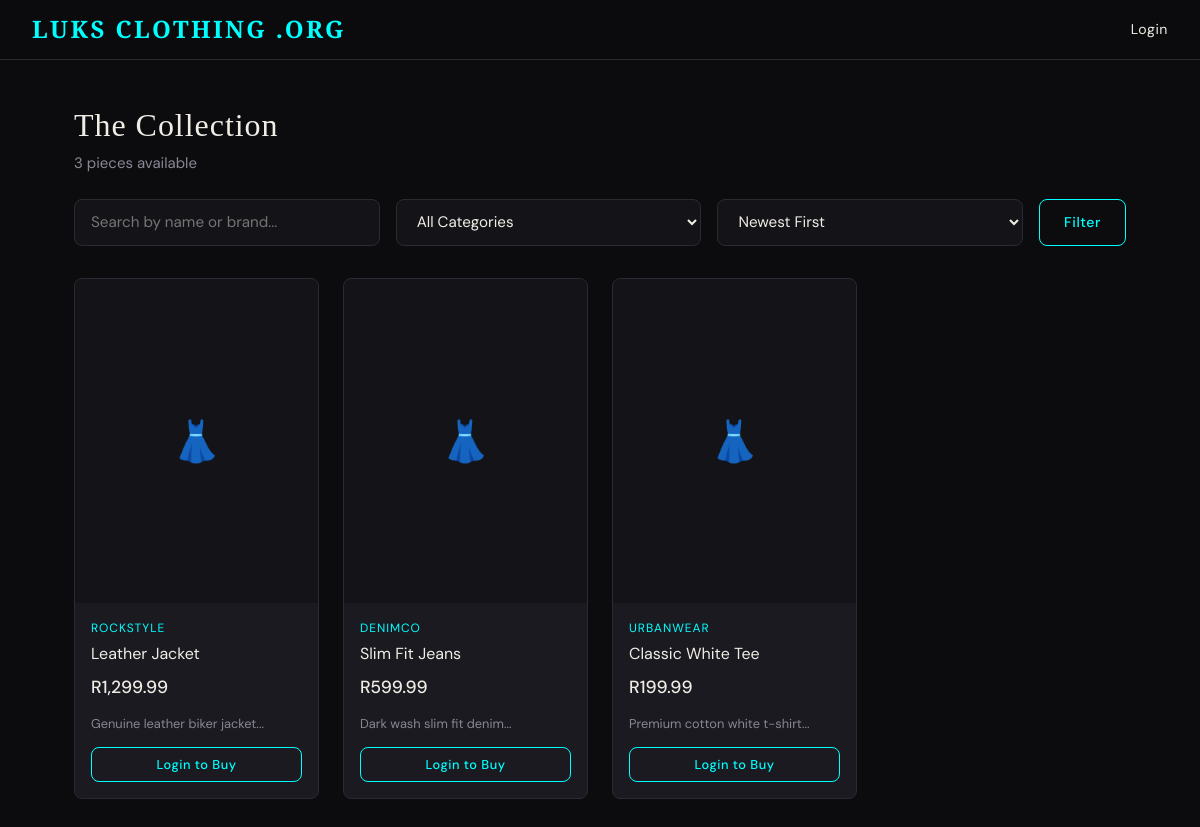
The page /store.php on the database its author committed.
### tables this page shows
CREATE TABLE IF NOT EXISTS tblProduct (
    productID INT AUTO_INCREMENT PRIMARY KEY,
    name VARCHAR(100) NOT NULL,
    price DECIMAL(10,2) NOT NULL,
    image VARCHAR(255),
    description TEXT,
    brand VARCHAR(100),
    category VARCHAR(50),
    stock INT DEFAULT 0,
    sellerID INT,
    isApproved TINYINT(1) DEFAULT 0,
    createdAt TIMESTAMP DEFAULT CURRENT_TIMESTAMP,
    FOREIGN KEY (sellerID) REFERENCES tblUser(userID) ON DELETE SET NULL
);

### store.php (the view, shortened to what this page needs)
<?php
include 'DBConn.php';
$search   = trim($_GET['search'] ?? '');
$sort     = $_GET['sort'] ?? 'newest';
$where = "WHERE p.isApproved=1";
$orderBy = match($sort){
    'price_asc'  => 'p.price ASC',
    'price_desc' => 'p.price DESC',
    default      => 'p.productID DESC'
};
$products = $conn->query("SELECT p.*, u.username as sellerName FROM tblProduct p LEFT JOIN tblUser u ON p.sellerID=u.userID $where ORDER BY $orderBy");
?>
<!DOCTYPE html>
<html lang="en">
<head>
    <link rel="stylesheet" href="style.css">
</head>
<body>
<?php include 'nav.php'; ?>
<div class="page">
    <div class="section-title">
        <div>
            <h2>The Collection</h2>
            <p class="text-muted"><?php echo $products->num_rows; ?> pieces available</p>
        </div>
    </div>
    <div class="filter-bar">
        <form method="GET" style="display:flex;gap:1rem;flex-wrap:wrap;width:100%;">
            <input type="text" name="search" placeholder="Search by name or brand..." value="<?php echo htmlspecialchars($search); ?>">
            <select name="category" style="min-width:150px;">
                <option value="">All Categories</option>
            </select>
            <select name="sort" style="min-width:150px;">
                <option value="newest" <?php echo $sort==='newest'?'selected':''; ?>>Newest First</option>
            </select>
            <button type="submit" class="btn btn-outline">Filter</button>
        </form>
    </div>
    <?php if($products->num_rows === 0): ?>
        <div class="card text-center" style="padding:3rem;">
            <p style="font-size:2rem;margin-bottom:.5rem;">🔍</p>
            <h3>Nothing found</h3>
            <p class="text-muted mt1">Try a different search or category.</p>
            <a href="store.php" class="btn btn-outline mt2">Clear Filters</a>
        </div>
    <?php else: ?>
    <div class="product-grid">
        <?php while($p = $products->fetch_assoc()): ?>
        <div class="product-card">
            <?php if($p['image'] && file_exists("uploads/".$p['image'])): ?>
                <img src="uploads/<?php echo htmlspecialchars($p['image']); ?>" alt="<?php echo htmlspecialchars($p['name']); ?>">
            <?php else: ?>
                <div class="img-placeholder">👗</div>
            <?php endif; ?>
            <div class="p-info">
                <div class="p-brand"><?php echo htmlspecialchars($p['brand'] ?? 'Luks Clothing .org'); ?></div>
                <div class="p-name"><?php echo htmlspecialchars($p['name']); ?></div>
                <div class="p-price">R<?php echo number_format($p['price'],2); ?></div>
                <?php if($p['description']): ?>
                    <p class="text-muted" style="font-size:.8rem;margin-bottom:.8rem;"><?php echo htmlspecialchars(substr($p['description'],0,60)); ?>...</p>
                <?php endif; ?>
                <div class="p-actions">
                    <?php if(isset($_SESSION['user']) && $_SESSION['role']==='customer'): ?>
                        <form method="POST" style="flex:1;">
                            <input type="hidden" name="product_id" value="<?php echo $p['productID']; ?>">
                            <button name="add_to_cart" class="btn btn-gold btn-sm w100">Add to Bag</button>
                        </form>
                    <?php elseif(!isset($_SESSION['user'])): ?>
                        <a href="login.php" class="btn btn-outline btn-sm w100">Login to Buy</a>
                    <?php endif; ?>
                </div>
            </div>
        </div>
        <?php endwhile; ?>
    </div>
    <?php endif; ?>
</div>
</body>
</html>

### nav.php (shortened to what this page needs)
<?php
$role = $_SESSION['role'] ?? '';
$username = $_SESSION['user'] ?? '';
?>
<nav class="navbar">
    <a href="<?php echo $role === 'admin' ? 'adminDashboard.php' : ($role === 'seller' ? 'sellerDashboard.php' : 'home.php'); ?>" class="brand">Luks Clothing .org</a>
    <nav>
        <?php if($username): ?>
            <a href="logout.php" style="color:var(--muted);">Logout</a>
        <?php else: ?>
            <a href="login.php">Login</a>
        <?php endif; ?>
    </nav>
</nav>

### style.css (style rules this page uses)
:root { --bg: #0c0c0e; --surface: #141418; --card: #1a1a20; --border: #2a2a33; --gold: cyan; --gold-dim: #007a7a; --text: #f0ede6; --muted: #888794; --danger: #c0392b; --success: #27ae60; --radius: 8px; --shadow: 0 4px 24px rgba(0,0,0,0.4); }
*, *::before, *::after { box-sizing: border-box; margin: 0; padding: 0; }
html { scroll-behavior: smooth; }
body { background: var(--bg); color: var(--text); font-family: 'DM Sans', sans-serif; font-size: 15px; line-height: 1.6; min-height: 100vh; }
h1, h2, h3 { font-family: 'Cormorant Garamond', Georgia, serif; font-weight: 300; letter-spacing: 0.03em; }
h2 { font-size: 2rem; }
a { color: var(--gold); text-decoration: none; transition: opacity .2s; }
.navbar { position: sticky; top: 0; z-index: 100; display: flex; align-items: center; justify-content: space-between; padding: 0 2rem; height: 60px; background: rgba(12,12,14,.92); backdrop-filter: blur(12px); border-bottom: 1px solid var(--border); }
.navbar .brand { font-family: 'Cormorant Garamond', serif; font-size: 1.5rem; font-weight: 600; color: var(--gold); letter-spacing: .1em; text-transform: uppercase; }
.navbar nav { display: flex; gap: 1.6rem; align-items: center; }
.navbar nav a { color: var(--text); font-size: .88rem; letter-spacing: .04em; }
.page { max-width: 1100px; margin: 0 auto; padding: 2.5rem 1.5rem; }
input[type=text], input[type=email], input[type=password], input[type=number], input[type=file], textarea, select { width: 100%; padding: .7rem 1rem; background: var(--surface); color: var(--text); border: 1px solid var(--border); border-radius: var(--radius); font-family: 'DM Sans', sans-serif; font-size: .95rem; transition: border-color .2s; outline: none; }
select option { background: var(--surface); }
.btn { display: inline-flex; align-items: center; justify-content: center; gap: .4rem; padding: .65rem 1.5rem; border: none; border-radius: var(--radius); font-family: 'DM Sans', sans-serif; font-size: .88rem; font-weight: 500; letter-spacing: .04em; cursor: pointer; transition: all .2s; text-decoration: none; }
.btn-outline { background: transparent; color: var(--gold); border: 1px solid var(--gold); }
.btn-sm { padding: .4rem .9rem; font-size: .8rem; }
.product-grid { display: grid; grid-template-columns: repeat(auto-fill, minmax(220px, 1fr)); gap: 1.5rem; margin-top: 2rem; }
.product-card { background: var(--card); border: 1px solid var(--border); border-radius: var(--radius); overflow: hidden; transition: transform .2s, box-shadow .2s; }
.product-card .img-placeholder { width: 100%; aspect-ratio: 3/4; background: var(--surface); display: flex; align-items: center; justify-content: center; color: var(--border); font-size: 2.5rem; }
.product-card .p-info { padding: 1rem; }
.product-card .p-brand { font-size: .75rem; color: var(--gold); letter-spacing: .08em; text-transform: uppercase; }
.product-card .p-name { font-size: 1rem; margin: .2rem 0 .4rem; }
.product-card .p-price { font-size: 1.1rem; font-weight: 500; margin-bottom: .8rem; }
.product-card .p-actions { display: flex; gap: .5rem; }
.filter-bar { display: flex; gap: 1rem; align-items: center; flex-wrap: wrap; margin-bottom: 1.5rem; }
.filter-bar input, .filter-bar select { width: auto; flex: 1; min-width: 160px; }
.section-title { display: flex; align-items: center; justify-content: space-between; margin-bottom: 1.5rem; }
.text-muted { color: var(--muted); }
.w100 { width: 100%; }

### rows shown on the page
tblproduct: brand "ROCKSTYLE", name "Leather Jacket", price "1,299.99", description "Genuine leather biker jacket"
tblproduct: brand "DENIMCO", name "Slim Fit Jeans", price "599.99", description "Dark wash slim fit denim"
tblproduct: brand "URBANWEAR", name "Classic White Tee", price "199.99", description "Premium cotton white t-shirt"

### other values the page prints
$products->num_rows "3"
